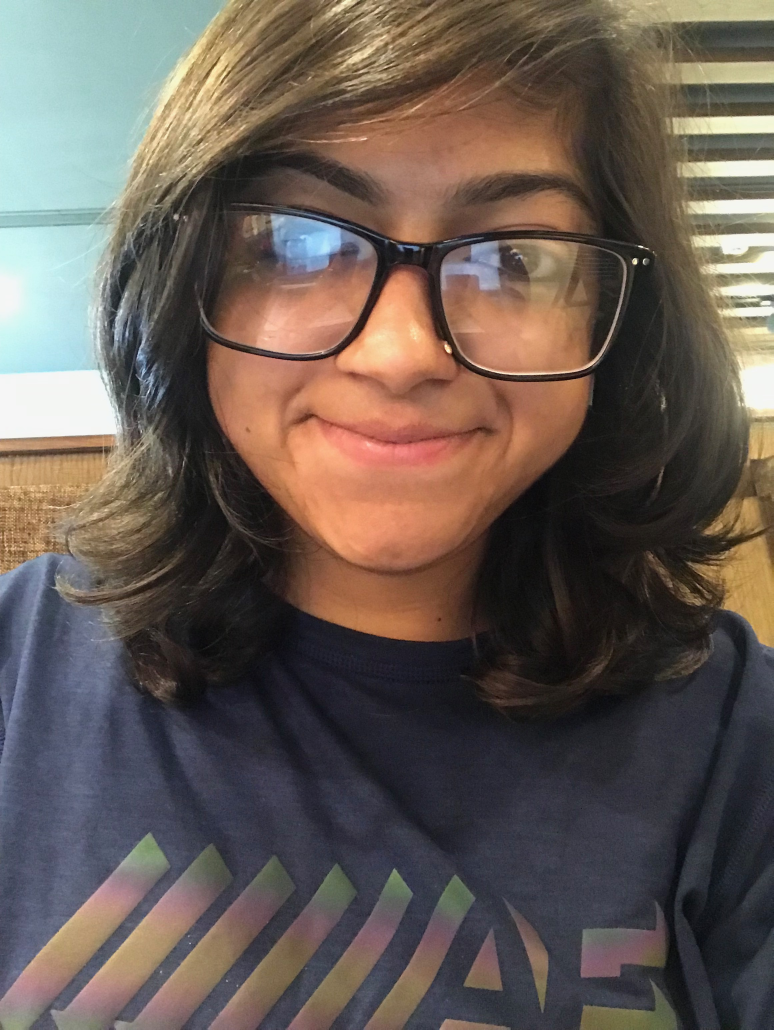
#> input picture v.jpg, 2320 x 3088 px (shown at 1/3 size)
$ python sample.py
#> lines starting #> are read from the running program, lines starting #| are printed output that depends on the picture
#! /usr/bin/env python

import cv2
import numpy as np
import matplotlib.pyplot as plt
import imutils
img = cv2.imread("v.jpg",0)
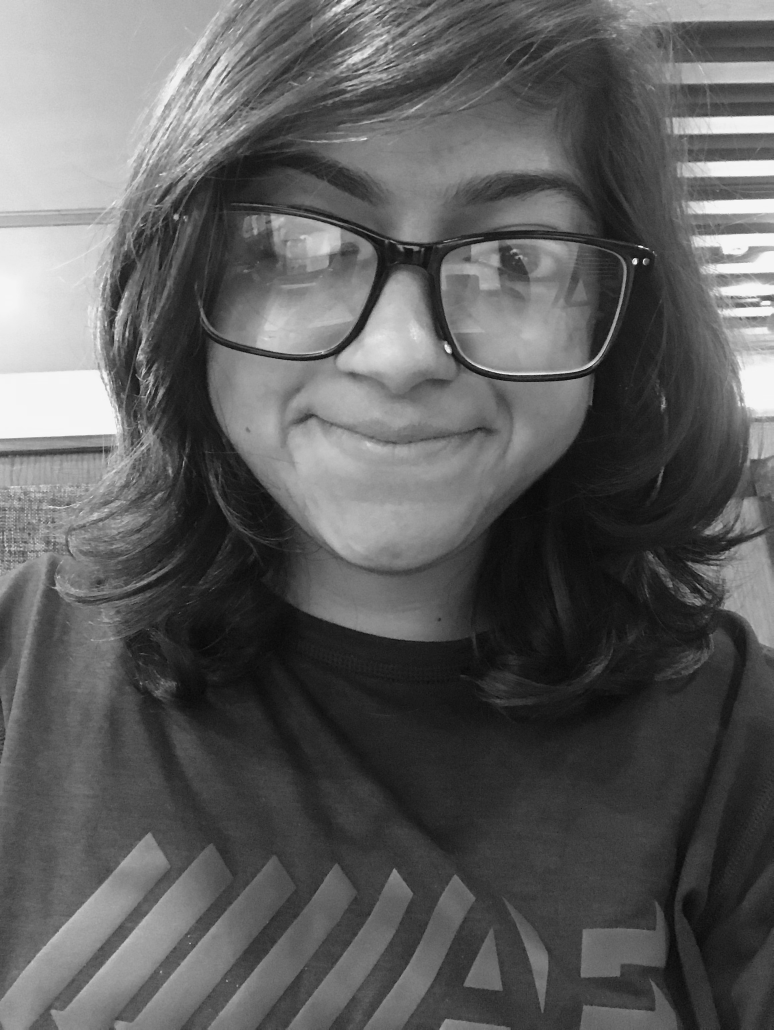
#> img: shape (3088, 2320) (shown at 1/3 size); min 0, max 251, mean 93.8
img1 = imutils.resize(img)
img2 = img1[197:373,181:300]  #roi of the image
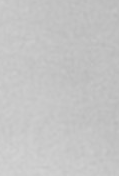
#> img2: shape (176, 119); min 184, max 211, mean 197
ans = []
for y in range(0, img2.shape[0]):  #looping through each rows
     for x in range(0, img2.shape[1]): #looping through each column
            if img2[y, x] != 0:
                  ans = ans + [[x, y]]
ans = np.array(ans)
print ("the roi of the image is located at :", ans)
#> (printed output is left out)
#print (ans)
